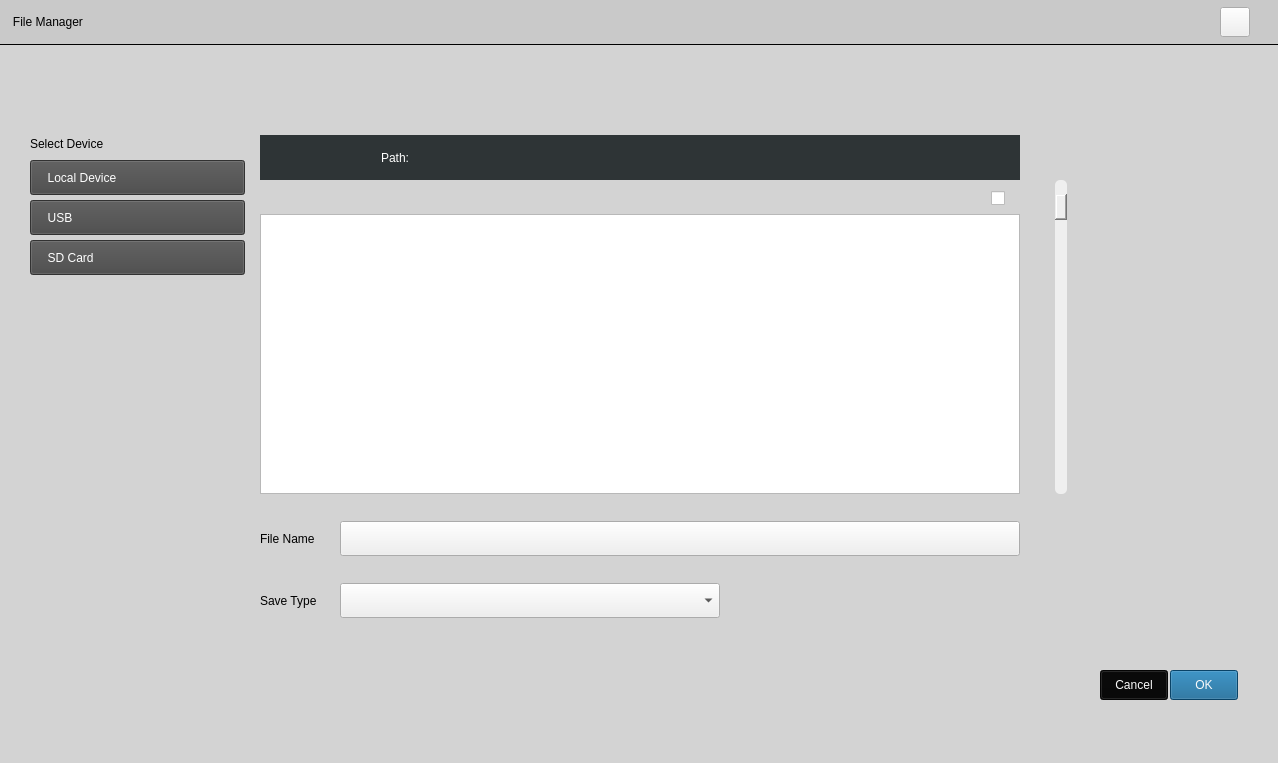
<?xml version="1.0" encoding="UTF-8"?>
<ui version="4.0">
 <class>FileManagerWidget</class>
 <widget class="QWidget" name="FileManagerWidget">
  <property name="geometry">
   <rect>
    <x>0</x>
    <y>0</y>
    <width>1278</width>
    <height>763</height>
   </rect>
  </property>
  <property name="windowTitle">
   <string>Widget</string>
  </property>
  <property name="styleSheet">
   <string notr="true">QWidget#FileManagerWidget{background:rgb(211, 211, 211); }</string>
  </property>
  <widget class="FileManagerTableView" name="m_tableView">
   <property name="geometry">
    <rect>
     <x>260</x>
     <y>214</y>
     <width>760</width>
     <height>280</height>
    </rect>
   </property>
  </widget>
  <widget class="QScrollBar" name="m_customBar">
   <property name="geometry">
    <rect>
     <x>1055</x>
     <y>180</y>
     <width>12</width>
     <height>314</height>
    </rect>
   </property>
   <property name="autoFillBackground">
    <bool>false</bool>
   </property>
   <property name="styleSheet">
    <string notr="true">QScrollBar:vertical{border-image:url(:/images/filewidgetimage/scroll .png);border-radius:5px;}
QScrollBar::handle:vertical{border-image:url(:/images/filewidgetimage/scroll-handler.png);margin-left:2px;margin-right:2px;margin-top:2px;margin-bottom:2px;border-radius:4px;}
QScrollBar::sub-line:vertical{background:transparent;}
QScrollBar::add-line:vertical{background:transparent;}
QScrollBar::sub-page:vertical{background:transparent;}
QScrollBar::add-page:vertical{background:transparent;}</string>
   </property>
   <property name="orientation">
    <enum>Qt::Vertical</enum>
   </property>
   <property name="invertedAppearance">
    <bool>false</bool>
   </property>
   <property name="invertedControls">
    <bool>true</bool>
   </property>
  </widget>
  <widget class="HeaderWidget" name="m_headerWidget" native="true">
   <property name="geometry">
    <rect>
     <x>260</x>
     <y>180</y>
     <width>760</width>
     <height>35</height>
    </rect>
   </property>
   <property name="autoFillBackground">
    <bool>false</bool>
   </property>
   <property name="styleSheet">
    <string notr="true"/>
   </property>
   <widget class="QCheckBox" name="m_checkAllBox">
    <property name="geometry">
     <rect>
      <x>731</x>
      <y>8</y>
      <width>20</width>
      <height>20</height>
     </rect>
    </property>
    <property name="styleSheet">
     <string notr="true">QCheckBox::indicator:unchecked{image:url(:/images/filewidgetimage/uncheck.png)}
QCheckBox::indicator:checked{image:url(:/images/filewidgetimage/check.png)}</string>
    </property>
    <property name="text">
     <string/>
    </property>
   </widget>
  </widget>
  <widget class="QWidget" name="m_pathWidget" native="true">
   <property name="geometry">
    <rect>
     <x>260</x>
     <y>135</y>
     <width>760</width>
     <height>45</height>
    </rect>
   </property>
   <property name="styleSheet">
    <string notr="true">background-color:rgb(46, 52, 54); border: none</string>
   </property>
   <widget class="QPushButton" name="m_backButton">
    <property name="geometry">
     <rect>
      <x>3</x>
      <y>3</y>
      <width>45</width>
      <height>39</height>
     </rect>
    </property>
    <property name="styleSheet">
     <string notr="true">QPushButton{border-image:url(:/images/filewidgetimage/back.png)}
QPushButton:pressed{border-image:url(:/images/filewidgetimage/back_click.png)}</string>
    </property>
    <property name="text">
     <string/>
    </property>
   </widget>
   <widget class="QPushButton" name="m_forwardButton">
    <property name="geometry">
     <rect>
      <x>51</x>
      <y>3</y>
      <width>45</width>
      <height>39</height>
     </rect>
    </property>
    <property name="styleSheet">
     <string notr="true">QPushButton{border-image:url(:/images/filewidgetimage/forward.png)}
QPushButton:pressed{border-image:url(:/images/filewidgetimage/forward_click.png)}</string>
    </property>
    <property name="text">
     <string/>
    </property>
   </widget>
   <widget class="QLabel" name="m_pathLabel">
    <property name="geometry">
     <rect>
      <x>121</x>
      <y>13</y>
      <width>600</width>
      <height>20</height>
     </rect>
    </property>
    <property name="styleSheet">
     <string notr="true">background: transparent;
font: 18px &quot;Arial&quot;;
color: rgb(255, 255, 255);</string>
    </property>
    <property name="text">
     <string>Path:</string>
    </property>
   </widget>
  </widget>
  <widget class="QPushButton" name="m_deleteButton">
   <property name="geometry">
    <rect>
     <x>1145</x>
     <y>415</y>
     <width>95</width>
     <height>65</height>
    </rect>
   </property>
   <property name="autoFillBackground">
    <bool>false</bool>
   </property>
   <property name="styleSheet">
    <string notr="true">QPushButton#m_deleteButton{background-image:url(:/images/filewidgetimage/delete.png);border:3px;border-radius:6px;}
QPushButton#m_deleteButton:pressed{background-image:url(:/images/filewidgetimage/delete_click.png);border:3px;border-radius:6px;}
QPushButton#m_deleteButton:!enabled{background-image:url(:/images/filewidgetimage/delete_disable.png);border:3px;border-radius:6px;}</string>
   </property>
   <property name="text">
    <string/>
   </property>
  </widget>
  <widget class="QPushButton" name="m_copyButton">
   <property name="geometry">
    <rect>
     <x>1145</x>
     <y>275</y>
     <width>95</width>
     <height>65</height>
    </rect>
   </property>
   <property name="autoFillBackground">
    <bool>false</bool>
   </property>
   <property name="styleSheet">
    <string notr="true">QPushButton#m_copyButton{background-image:url(:/images/filewidgetimage/copy.png);border:3px;border-radius:6px;}
QPushButton#m_copyButton:pressed{background-image:url(:/images/filewidgetimage/copy_click.png);border:3px;border-radius:6px;}
QPushButton#m_copyButton:!enabled{background-image:url(:/images/filewidgetimage/copy_disable.png);border:3px;border-radius:6px;}</string>
   </property>
   <property name="text">
    <string/>
   </property>
  </widget>
  <widget class="QPushButton" name="m_pasteButton">
   <property name="geometry">
    <rect>
     <x>1145</x>
     <y>345</y>
     <width>95</width>
     <height>65</height>
    </rect>
   </property>
   <property name="autoFillBackground">
    <bool>false</bool>
   </property>
   <property name="styleSheet">
    <string notr="true">QPushButton#m_pasteButton{background-image:url(:/images/filewidgetimage/paste.png);border:3px;border-radius:6px;}
QPushButton#m_pasteButton:pressed{background-image:url(:/images/filewidgetimage/paste_click.png);border:3px;border-radius:6px;}
QPushButton#m_pasteButton:!enabled{background-image:url(:/images/filewidgetimage/paste_disable.png);border:3px;border-radius:6px;}</string>
   </property>
   <property name="text">
    <string/>
   </property>
  </widget>
  <widget class="QPushButton" name="m_newFolderButton">
   <property name="geometry">
    <rect>
     <x>1145</x>
     <y>135</y>
     <width>95</width>
     <height>65</height>
    </rect>
   </property>
   <property name="autoFillBackground">
    <bool>false</bool>
   </property>
   <property name="styleSheet">
    <string notr="true">QPushButton#m_newFolderButton{background-image:url(:/images/filewidgetimage/new.png);border:3px;border-radius:6px;}
QPushButton#m_newFolderButton:pressed{background-image:url(:/images/filewidgetimage/new_click.png);border:3px;border-radius:6px;}
QPushButton#m_newFolderButton:!enabled{background-image:url(:/images/filewidgetimage/new_disable.png);border:3px;border-radius:6px;}</string>
   </property>
   <property name="text">
    <string/>
   </property>
  </widget>
  <widget class="QPushButton" name="m_renameButton">
   <property name="geometry">
    <rect>
     <x>1145</x>
     <y>205</y>
     <width>95</width>
     <height>65</height>
    </rect>
   </property>
   <property name="autoFillBackground">
    <bool>false</bool>
   </property>
   <property name="styleSheet">
    <string notr="true">QPushButton#m_renameButton{background-image:url(:/images/filewidgetimage/rename.png);border:3px;border-radius:6px;}
QPushButton#m_renameButton:pressed{background-image:url(:/images/filewidgetimage/rename_click.png);border:3px;border-radius:6px;}
QPushButton#m_renameButton:!enabled{background-image:url(:/images/filewidgetimage/rename_disable.png);border:3px;border-radius:6px;}</string>
   </property>
   <property name="text">
    <string/>
   </property>
  </widget>
  <widget class="QPushButton" name="m_loadButton">
   <property name="geometry">
    <rect>
     <x>1145</x>
     <y>485</y>
     <width>95</width>
     <height>65</height>
    </rect>
   </property>
   <property name="autoFillBackground">
    <bool>false</bool>
   </property>
   <property name="styleSheet">
    <string notr="true">QPushButton#m_loadButton{background-image:url(:/images/filewidgetimage/load.png);border:3px;border-radius:6px;}
QPushButton#m_loadButton:pressed{background-image:url(:/images/filewidgetimage/load_click.png);border:3px;border-radius:6px;}
QPushButton#m_loadButton:!enabled{background-image:url(:/images/filewidgetimage/load_disable.png);border:3px;border-radius:6px;}</string>
   </property>
   <property name="text">
    <string/>
   </property>
  </widget>
  <widget class="QLabel" name="m_deviceLabel">
   <property name="geometry">
    <rect>
     <x>30</x>
     <y>135</y>
     <width>146</width>
     <height>17</height>
    </rect>
   </property>
   <property name="styleSheet">
    <string notr="true">font: bold 15px &quot;Arial&quot;;
background: transparent;</string>
   </property>
   <property name="text">
    <string>Select Device</string>
   </property>
  </widget>
  <widget class="QPushButton" name="m_localButton">
   <property name="geometry">
    <rect>
     <x>30</x>
     <y>160</y>
     <width>215</width>
     <height>35</height>
    </rect>
   </property>
   <property name="styleSheet">
    <string notr="true">QPushButton#m_localButton{background-color:rgb(70,70,70);color:rgb(255, 255, 255);text-align:left;}
QPushButton#m_localButton:pressed{background-color:rgb(255, 181, 0);text-align:left;}
QPushButton#m_localButton:!enabled{background-color:rgb(136, 138, 133);color:rgb(0,0,0);text-align:left;}
</string>
   </property>
   <property name="text">
    <string>     Local Device</string>
   </property>
  </widget>
  <widget class="QPushButton" name="m_usbButton">
   <property name="geometry">
    <rect>
     <x>30</x>
     <y>200</y>
     <width>215</width>
     <height>35</height>
    </rect>
   </property>
   <property name="styleSheet">
    <string notr="true">QPushButton#m_usbButton{background-color:rgb(70,70,70);color:rgb(255, 255, 255);text-align:left;}
QPushButton#m_usbButton:pressed{background-color:rgb(255, 181, 0);text-align:left;}
QPushButton#m_usbButton:!enabled{background-color:rgb(136, 138, 133);color:rgb(0,0,0);text-align:left;}</string>
   </property>
   <property name="text">
    <string>     USB</string>
   </property>
  </widget>
  <widget class="QPushButton" name="m_sdButton">
   <property name="geometry">
    <rect>
     <x>30</x>
     <y>240</y>
     <width>215</width>
     <height>35</height>
    </rect>
   </property>
   <property name="styleSheet">
    <string notr="true">QPushButton#m_sdButton{background-color:rgb(70,70,70);color:rgb(255, 255, 255);text-align:left;}
QPushButton#m_sdButton:pressed{background-color:rgb(255, 181, 0);text-align:left;}
QPushButton#m_sdButton:!enabled{background-color:rgb(136, 138, 133);color:rgb(0,0,0);text-align:left;}</string>
   </property>
   <property name="text">
    <string>     SD Card</string>
   </property>
  </widget>
  <widget class="QLabel" name="m_nameLabel">
   <property name="geometry">
    <rect>
     <x>260</x>
     <y>530</y>
     <width>80</width>
     <height>17</height>
    </rect>
   </property>
   <property name="styleSheet">
    <string notr="true">font: bold 15px &quot;Arial&quot;;
background: transparent;</string>
   </property>
   <property name="text">
    <string>File Name</string>
   </property>
  </widget>
  <widget class="QLabel" name="m_typeLabel">
   <property name="geometry">
    <rect>
     <x>260</x>
     <y>592</y>
     <width>80</width>
     <height>17</height>
    </rect>
   </property>
   <property name="styleSheet">
    <string notr="true">font: bold 15px &quot;Arial&quot;;
background: transparent;</string>
   </property>
   <property name="text">
    <string>Save Type</string>
   </property>
  </widget>
  <widget class="QPushButton" name="m_nameButton">
   <property name="geometry">
    <rect>
     <x>340</x>
     <y>521</y>
     <width>680</width>
     <height>35</height>
    </rect>
   </property>
   <property name="styleSheet">
    <string notr="true">QPushButton#m_nameButton
{border-image:url(:/images/filewidgetimage/namelineedit.png);
color: #002A5E;
font:  18px &quot;Arial&quot;;
border-left:15px;
text-align:left;}</string>
   </property>
   <property name="text">
    <string/>
   </property>
  </widget>
  <widget class="ComboBox" name="comboBox">
   <property name="geometry">
    <rect>
     <x>340</x>
     <y>583</y>
     <width>380</width>
     <height>35</height>
    </rect>
   </property>
   <property name="maxVisibleItems">
    <number>8</number>
   </property>
  </widget>
  <widget class="QPushButton" name="m_okButton">
   <property name="geometry">
    <rect>
     <x>1170</x>
     <y>670</y>
     <width>68</width>
     <height>30</height>
    </rect>
   </property>
   <property name="styleSheet">
    <string notr="true">background-color: rgb(13, 94, 144);
font: 14px &quot;Arial&quot;;
color: rgb(250, 250, 250);</string>
   </property>
   <property name="text">
    <string>OK</string>
   </property>
  </widget>
  <widget class="QPushButton" name="m_cancelButton">
   <property name="geometry">
    <rect>
     <x>1100</x>
     <y>670</y>
     <width>68</width>
     <height>30</height>
    </rect>
   </property>
   <property name="styleSheet">
    <string notr="true">QPushButton{background-color: rgb(7, 7, 7);font: 14px &quot;Arial&quot;;color: rgb(250, 250, 250);}
QPushButton:pressed {background-color: rgb(245, 193, 65);}</string>
   </property>
   <property name="text">
    <string>Cancel</string>
   </property>
  </widget>
  <widget class="QLabel" name="m_headLabel">
   <property name="geometry">
    <rect>
     <x>0</x>
     <y>0</y>
     <width>1278</width>
     <height>45</height>
    </rect>
   </property>
   <property name="styleSheet">
    <string notr="true">QLabel#m_headLabel{border:1px solid black;border-top:transparent;border-left:transparent;border-right:transparent;font: bold 20px &quot;Arial&quot;;background-color:rgb(201, 201, 201);}</string>
   </property>
   <property name="text">
    <string>   File Manager</string>
   </property>
  </widget>
  <widget class="QPushButton" name="m_closeButton">
   <property name="geometry">
    <rect>
     <x>1220</x>
     <y>7</y>
     <width>30</width>
     <height>30</height>
    </rect>
   </property>
   <property name="styleSheet">
    <string notr="true">QPushButton {background-image:url(:/images/filewidgetimage/btn_X_nor.png)} 
QPushButton { border-style: outset}
QPushButton:pressed {background-image:url(:/images/filewidgetimage/btn_X_nor_click.png)} QPushButton:pressed { border-style: outset};</string>
   </property>
   <property name="text">
    <string/>
   </property>
  </widget>
 </widget>
 <layoutdefault spacing="6" margin="11"/>
 <customwidgets>
  <customwidget>
   <class>FileManagerTableView</class>
   <extends>QTableView</extends>
   <header>FileManagerWidget/FileManagerTableView.h</header>
  </customwidget>
  <customwidget>
   <class>HeaderWidget</class>
   <extends>QWidget</extends>
   <header>FileManagerWidget/HeaderWidget.h</header>
   <container>1</container>
  </customwidget>
  <customwidget>
   <class>ComboBox</class>
   <extends>QComboBox</extends>
   <header>FileManagerWidget/ComboBox.h</header>
  </customwidget>
 </customwidgets>
 <resources/>
 <connections/>
</ui>
